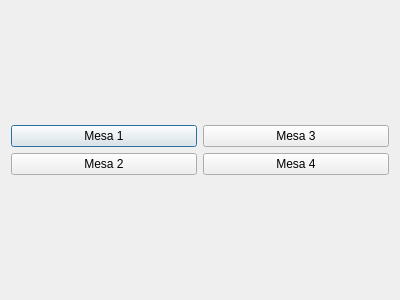
<?xml version="1.0" encoding="UTF-8"?>
<ui version="4.0">
 <class>Dialog_salao</class>
 <widget class="QDialog" name="Dialog_salao">
  <property name="geometry">
   <rect>
    <x>0</x>
    <y>0</y>
    <width>400</width>
    <height>300</height>
   </rect>
  </property>
  <property name="windowTitle">
   <string>Dialog</string>
  </property>
  <layout class="QVBoxLayout" name="verticalLayout">
   <item>
    <layout class="QGridLayout" name="gridLayout">
     <item row="0" column="0">
      <widget class="QPushButton" name="pushButton_mesa_01">
       <property name="text">
        <string>Mesa 1</string>
       </property>
      </widget>
     </item>
     <item row="0" column="1">
      <widget class="QPushButton" name="pushButton_mesa_03">
       <property name="text">
        <string>Mesa 3</string>
       </property>
      </widget>
     </item>
     <item row="1" column="0">
      <widget class="QPushButton" name="pushButton_mesa_02">
       <property name="text">
        <string>Mesa 2</string>
       </property>
      </widget>
     </item>
     <item row="1" column="1">
      <widget class="QPushButton" name="pushButton_mesa_04">
       <property name="text">
        <string>Mesa 4</string>
       </property>
      </widget>
     </item>
    </layout>
   </item>
  </layout>
 </widget>
 <resources/>
 <connections/>
</ui>
